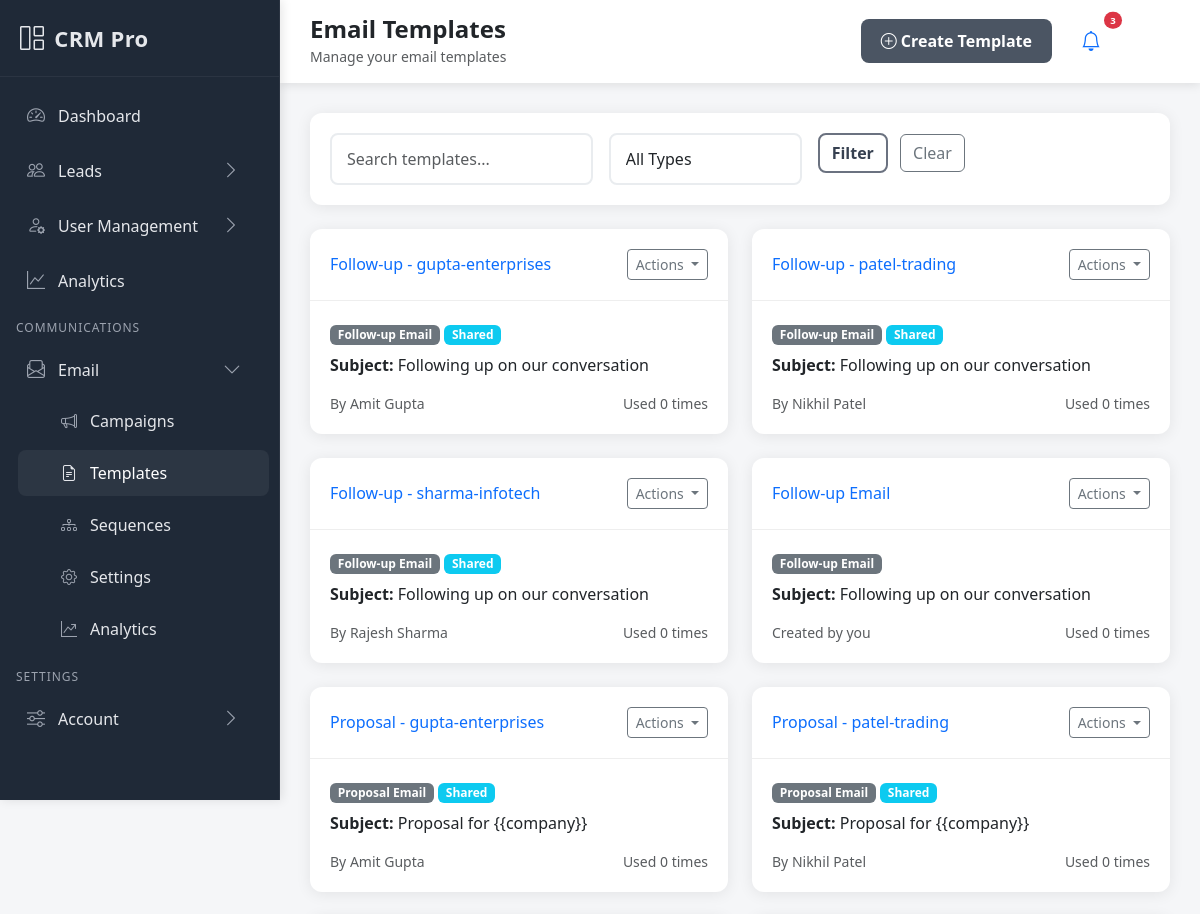
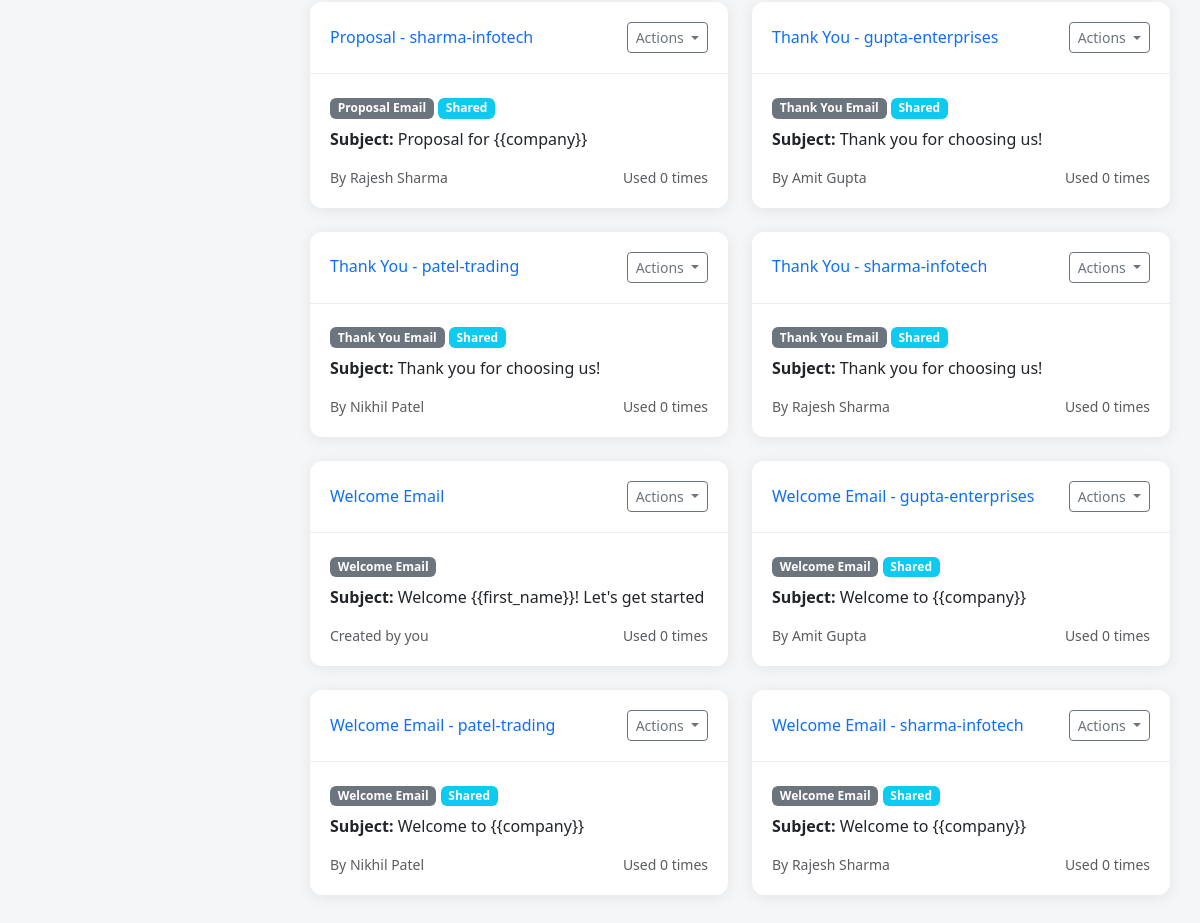
/communications/templates/ (signed in), run on the app's committed database (2 pictures, top to bottom).
### communications/models.py (models this page shows, shortened)
class EmailTemplate(models.Model):
    TEMPLATE_TYPES = [
        ('welcome', 'Welcome Email'),
        ('follow_up', 'Follow-up Email'),
        ('quote_request', 'Quote Request'),
        ('proposal', 'Proposal Email'),
        ('thank_you', 'Thank You Email'),
        ('nurture', 'Nurture Campaign'),
        ('appointment', 'Appointment Confirmation'),
        ('custom', 'Custom Template'),
    ]
    user = models.ForeignKey(User, on_delete=models.CASCADE, related_name='email_templates')
    name = models.CharField(max_length=200)
    template_type = models.CharField(max_length=20, choices=TEMPLATE_TYPES)
    subject = models.CharField(max_length=300)
    body_html = models.TextField(help_text="HTML content of the email")
    body_text = models.TextField(blank=True, help_text="Plain text version")
    variables_help = models.TextField(
        blank=True,
        help_text="Available variables: {{lead_name}}, {{company}}, {{user_name}}, etc."
    )
    is_active = models.BooleanField(default=True)
    is_shared = models.BooleanField(default=False, help_text="Share with team")
    usage_count = models.IntegerField(default=0)
    last_used = models.DateTimeField(blank=True, null=True)
    created_at = models.DateTimeField(auto_now_add=True)
    updated_at = models.DateTimeField(auto_now=True)
    class Meta:
        ordering = ['-last_used', 'name']

### accounts/models.py (models this page shows, shortened)
class CustomUser(AbstractUser):
    ROLE_CHOICES = [
        ('superadmin', 'Super Admin'),
        ('admin', 'Admin'),
        ('sales_manager', 'Sales Manager'),
        ('sales_rep', 'Sales Rep'),
        ('marketing', 'Marketing'),
    ]
    email = models.EmailField(unique=True)
    phone = models.CharField(max_length=15, blank=True, null=True)
    role = models.CharField(max_length=20, choices=ROLE_CHOICES, default='sales_rep')
    department = models.CharField(max_length=100, blank=True, null=True)
    profile_picture = models.ImageField(upload_to='profiles/', blank=True, null=True)
    is_active = models.BooleanField(default=True)
    date_joined = models.DateTimeField(auto_now_add=True)
    USERNAME_FIELD = 'username'
    REQUIRED_FIELDS = ['email', 'first_name', 'last_name']

### communications/views.py (the view)
# urls.py: path('templates/', views.EmailTemplateListView.as_view(), name='template_list'),
class EmailTemplateListView(LoginRequiredMixin, ListView):
    model = EmailTemplate
    template_name = 'communications/template_list.html'
    context_object_name = 'templates'
    paginate_by = 20
    def get_queryset(self):
        queryset = EmailTemplate.objects.filter(
            Q(user=self.request.user) | Q(is_shared=True)
        ).select_related('user')
        search = self.request.GET.get('search')
        if search:
            queryset = queryset.filter(
                Q(name__icontains=search) |
                Q(subject__icontains=search) |
                Q(template_type__icontains=search)
            )
        template_type = self.request.GET.get('type')
        if template_type:
            queryset = queryset.filter(template_type=template_type)
        return queryset.order_by('-last_used', 'name')
    def get_context_data(self, **kwargs):
        context = super().get_context_data(**kwargs)
        context['template_types'] = EmailTemplate.TEMPLATE_TYPES
        return context

### templates/communications/template_list.html (shortened to what this page needs)
{% extends 'base.html' %}
{% block page_title %}Email Templates{% endblock %}
{% block page_subtitle %}Manage your email templates{% endblock %}
{% block page_actions %}
<a href="{% url 'communications:template_create' %}" class="btn btn-primary">
    <i class="bi bi-plus-circle"></i> Create Template
</a>
{% endblock %}
{% block content %}
<div class="card mb-4">
    <div class="card-body">
        <form method="get" class="row g-3">
            <div class="col-md-4">
                <input type="text" name="search" class="form-control" placeholder="Search templates..." value="{{ request.GET.search }}">
            </div>
            <div class="col-md-3">
                <select name="type" class="form-control">
                    <option value="">All Types</option>
                </select>
            </div>
            <div class="col-md-3">
                <button type="submit" class="btn btn-outline-primary me-2">Filter</button>
                <a href="{% url 'communications:template_list' %}" class="btn btn-outline-secondary">Clear</a>
            </div>
        </form>
    </div>
</div>
<div class="row">
    {% for template in templates %}
    <div class="col-lg-6 mb-4">
        <div class="card h-100">
            <div class="card-header d-flex justify-content-between align-items-center">
                <h6 class="mb-0">
                    <a href="{% url 'communications:template_detail' template.pk %}" class="text-decoration-none">
                        {{ template.name }}
                    </a>
                </h6>
                <div class="dropdown">
                    <button class="btn btn-sm btn-outline-secondary dropdown-toggle" data-bs-toggle="dropdown">
                        Actions
                    </button>
                </div>
            </div>
            <div class="card-body">
                <div class="mb-2">
                    <span class="badge bg-secondary">{{ template.get_template_type_display }}</span>
                    {% if template.is_shared %}
                        <span class="badge bg-info">Shared</span>
                    {% endif %}
                </div>
                <p class="card-text">
                    <strong>Subject:</strong> {{ template.subject|truncatechars:60 }}
                </p>
                <div class="d-flex justify-content-between align-items-center">
                    <small class="text-muted">
                        {% if template.user == user %}
                            Created by you
                        {% else %}
                            By {{ template.user.get_full_name }}
                        {% endif %}
                    </small>
                    <small class="text-muted">
                        Used {{ template.usage_count }} times
                    </small>
                </div>
            </div>
        </div>
    </div>
    {% endfor %}
</div>
{% endblock %}

### templates/base.html (style rules this page uses)
:root { --sidebar-width: 280px; --sidebar-bg: #1f2937; --sidebar-bg-hover: #374151; --sidebar-border: #2b3442; --sidebar-text: #e5e7eb; --sidebar-text-dim: #9ca3af; --accent: #9ca3af; }
body { font-family: 'Segoe UI', Tahoma, Geneva, Verdana, sans-serif; background-color: #f5f6f8; }
.card { border: none; box-shadow: 0 2px 15px rgba(0,0,0,0.08); border-radius: 12px; transition: all 0.3s ease; }
.card-header { background: transparent; border-bottom: 1px solid #eee; padding: 20px; font-weight: 600; }
.card-body { padding: 20px; }
.btn-primary { background: #4b5563; border: none; border-radius: 8px; padding: 10px 20px; font-weight: 600; transition: all 0.3s ease; }
.btn-outline-primary { border: 2px solid #6b7280; color: #374151; border-radius: 8px; font-weight: 600; transition: all 0.3s ease; }
.form-control { border-radius: 8px; border: 2px solid #e9ecef; padding: 12px 15px; transition: all 0.3s ease; }
.fade-in { animation: fadeIn 0.5s ease-out; }

### data on the page
EmailTemplate: name "Follow-up - gupta-enterprises", template_type "Follow-up Email", is_shared "Shared", subject "Following up on our conversation", user.get_full_name "Amit Gupta", usage_count "0"
EmailTemplate: name "Follow-up - patel-trading", template_type "Follow-up Email", is_shared "Shared", subject "Following up on our conversation", user.get_full_name "Nikhil Patel", usage_count "0"
EmailTemplate: name "Follow-up - sharma-infotech", template_type "Follow-up Email", is_shared "Shared", subject "Following up on our conversation", user.get_full_name "Rajesh Sharma", usage_count "0"
EmailTemplate: name "Follow-up Email", template_type "Follow-up Email", subject "Following up on our conversation", shows "Created by you", usage_count "0"
EmailTemplate: name "Proposal - gupta-enterprises", template_type "Proposal Email", is_shared "Shared", subject "Proposal for {{company}}", user.get_full_name "Amit Gupta", usage_count "0"
EmailTemplate: name "Proposal - patel-trading", template_type "Proposal Email", is_shared "Shared", subject "Proposal for {{company}}", user.get_full_name "Nikhil Patel", usage_count "0"
EmailTemplate: name "Proposal - sharma-infotech", template_type "Proposal Email", is_shared "Shared", subject "Proposal for {{company}}", user.get_full_name "Rajesh Sharma", usage_count "0"
EmailTemplate: name "Thank You - gupta-enterprises", template_type "Thank You Email", is_shared "Shared", subject "Thank you for choosing us!", user.get_full_name "Amit Gupta", usage_count "0"
EmailTemplate: name "Thank You - patel-trading", template_type "Thank You Email", is_shared "Shared", subject "Thank you for choosing us!", user.get_full_name "Nikhil Patel", usage_count "0"
EmailTemplate: name "Thank You - sharma-infotech", template_type "Thank You Email", is_shared "Shared", subject "Thank you for choosing us!", user.get_full_name "Rajesh Sharma", usage_count "0"
EmailTemplate: name "Welcome Email", template_type "Welcome Email", subject "Welcome {{first_name}}! Let's get started", shows "Created by you", usage_count "0"
EmailTemplate: name "Welcome Email - gupta-enterprises", template_type "Welcome Email", is_shared "Shared", subject "Welcome to {{company}}", user.get_full_name "Amit Gupta", usage_count "0"
EmailTemplate: name "Welcome Email - patel-trading", template_type "Welcome Email", is_shared "Shared", subject "Welcome to {{company}}", user.get_full_name "Nikhil Patel", usage_count "0"
EmailTemplate: name "Welcome Email - sharma-infotech", template_type "Welcome Email", is_shared "Shared", subject "Welcome to {{company}}", user.get_full_name "Rajesh Sharma", usage_count "0"
